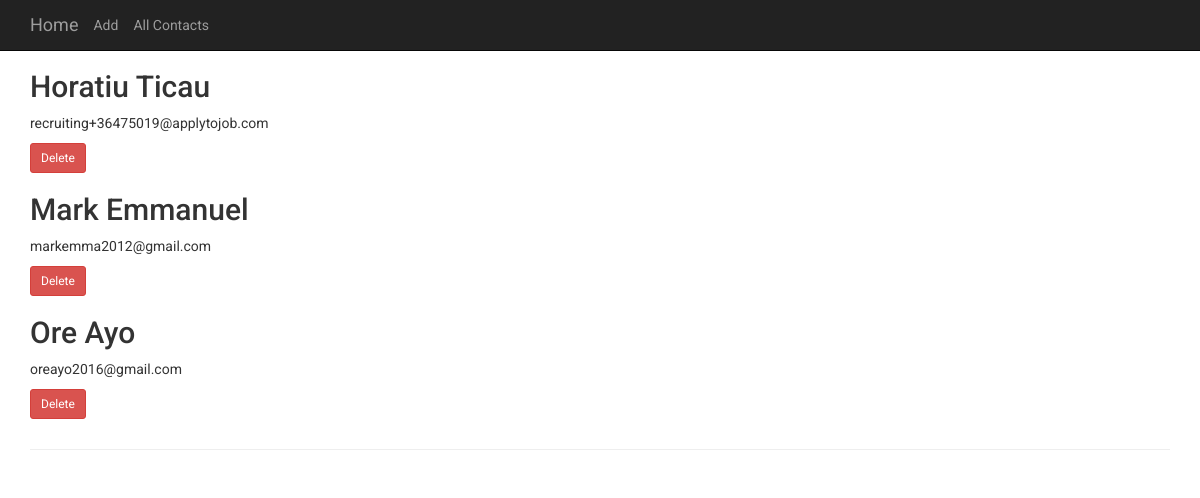
Page /list on the committed database.
### contact/models.py (models this page shows, shortened)
class Contact(models.Model):
    name = models.CharField(max_length=200, blank=False)
    email = models.EmailField(max_length=128, blank=False)

### contact/views.py (the view)
# urls.py: path('list', v.list, name='list'),
def list(request):
    contact_list = Contact.objects.all
    context_dict = {'contacts': contact_list}
    return render(request, 'contact/list.html', context=context_dict)

### contact/templates/contact/list.html (shortened to what this page needs)
{% extends 'base.html' %}
{% load mytags %}
{% block content %}
    <div class="container">
        {% if contacts %}
      <div class="row">
        <div class="col-md-4">
            {% for contact in contacts %}
          <h2>{{ contact.name }}</h2>
          <p>{{ contact.email }}</p>
          <p><a class="btn btn-danger btn-sm" href="{% url 'delete' id=contact.pk%}">Delete</a></p>
             {% endfor %}
        </div>
      {% else %}
          <div class="alert alert-danger col-md-8">
              <center><p><strong>There are no SeedStars contacts present</strong></p></center>
          </div>
      </div>
      </div>
    {% endif %}
</div>
      <hr>
{% endblock %}

### static/css/jumbotron.css (style rules this page uses)
.myBody { font-family: 'Roboto', sans-serif; padding-top: 50px; padding-bottom: 20px; }

### rows in the picture
Contact: name "Horatiu Ticau", email "recruiting+36475019@applytojob.com"
Contact: name "Mark Emmanuel", email "markemma2012@gmail.com"
Contact: name "Ore Ayo", email "oreayo2016@gmail.com"
